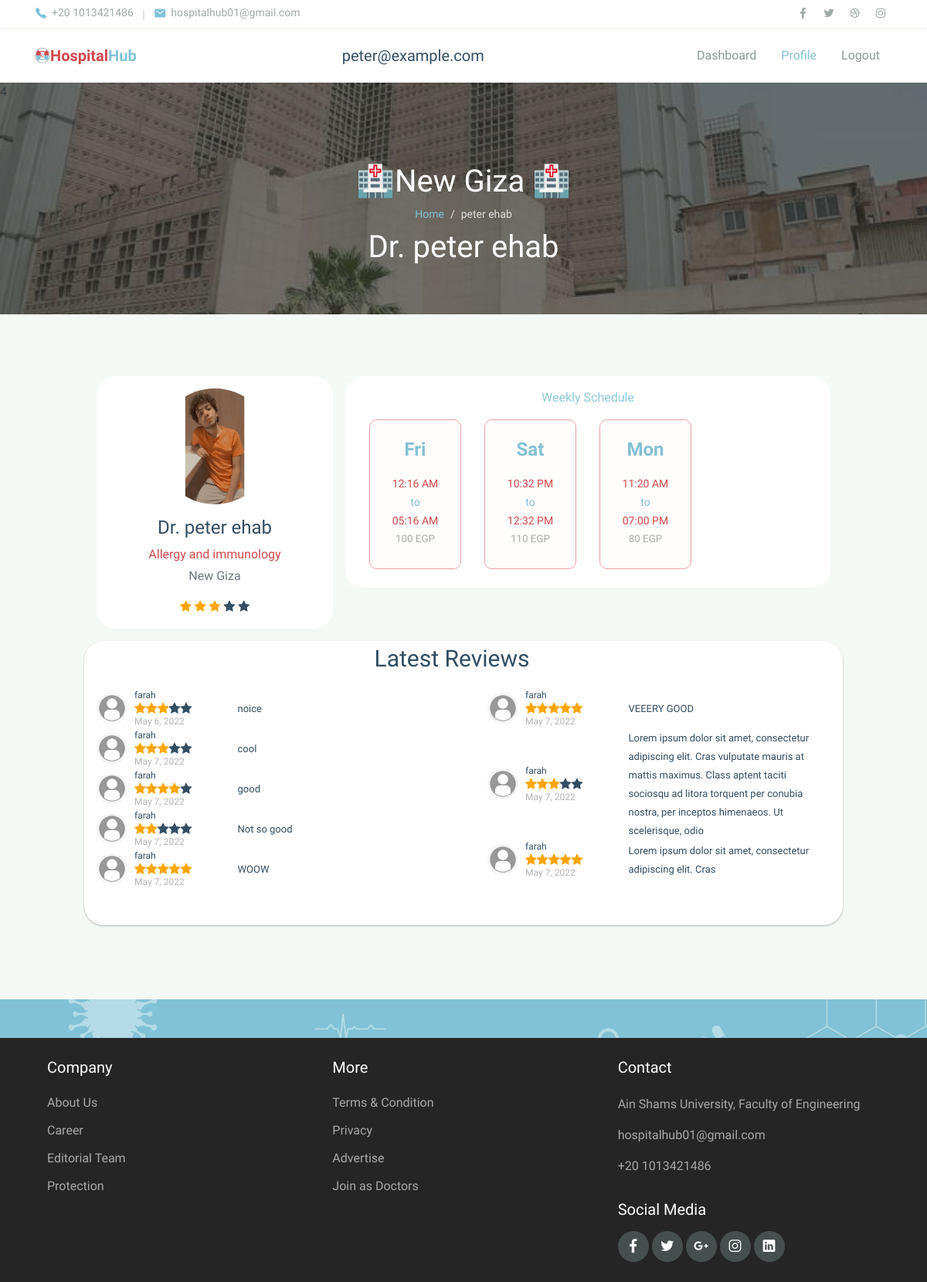
/hospital_hub/Doctor/profile (signed in), run on an earlier commit of the app's database.
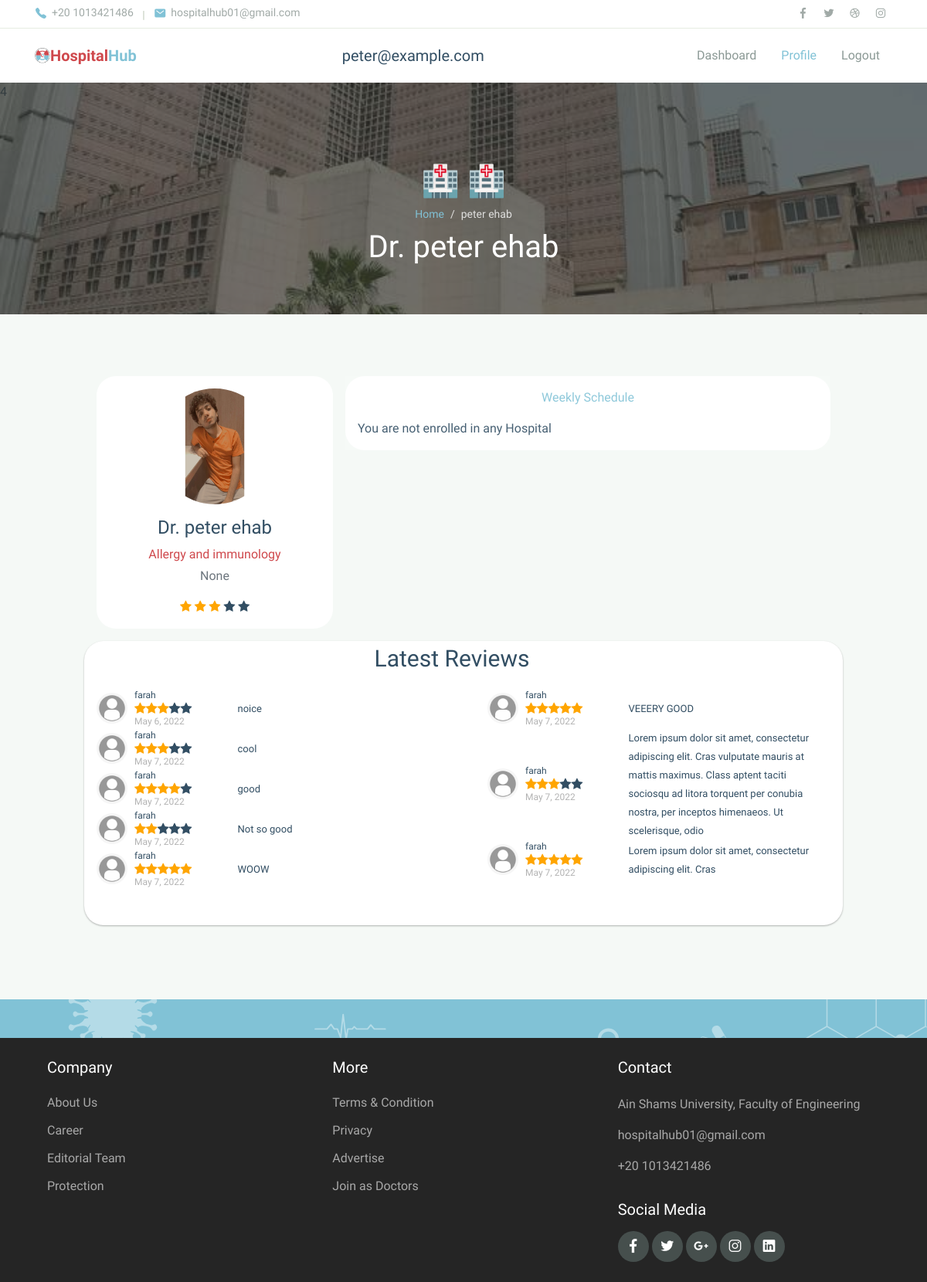
And on a later commit of the database.
### hospital_hub/models.py (models this page shows, shortened)
class Hospital(models.Model):
    name = models.CharField(max_length=100)
    city = models.ForeignKey(City, on_delete=models.PROTECT, null=True)
    specialities = models.ManyToManyField(Speciality, blank=True, null=True)
    image = models.ImageField(
        upload_to="media/", null=True, default="media/no_hospital_img.png")
    def __str__(self):
        return self.name

class Schedule(models.Model):
    day = models.CharField(max_length=50)
    doctor = models.ForeignKey(
        Doctor, on_delete=models.CASCADE, related_name="dailyschedule")
    start_time = models.TimeField()
    end_time = models.TimeField()
    price = models.IntegerField()
    patient_count = models.IntegerField()

class Review(models.Model):
    doctor = models.ForeignKey(
        Doctor, on_delete=models.CASCADE, related_name="my_reviews")
    patient = models.ForeignKey(
        Patient, on_delete=models.CASCADE, related_name="my_comments")
    comment = models.TextField()
    rating = models.IntegerField(
        default=Rating.EXCELLENT, choices=Rating.choices)
    created_at = models.DateTimeField(auto_now_add=True)

class Patient(models.Model):
    my_account = models.ForeignKey(
        User, on_delete=models.CASCADE, related_name="my_patient")

class User(AbstractBaseUser):
    username = models.CharField(max_length=255, unique=True)
    email = models.EmailField(
        verbose_name='email address', max_length=255, unique=True)
    full_name = models.CharField(max_length=255, blank=True, null=True)
    phone_number = models.IntegerField()
    city = models.ForeignKey(City, on_delete=models.PROTECT, null=True)
    owner = models.BooleanField(default=False)  # can login
    admin = models.BooleanField(default=False)  # staff user non superuser
    doctor = models.BooleanField(default=False)  # superuser
    patient = models.BooleanField(default=False)  # superuser
    staff = models.BooleanField(default=False)  # necessary
    age   =models.IntegerField(null=True,blank=True)
    created_at = models.DateTimeField(auto_now_add=True,null=True,blank=True)
    image = models.ImageField(
        default="media/no_profile_img.png", upload_to="media/")
    USERNAME_FIELD = 'username'  # username
    EMAIL_FIELD = 'email'  # Email
    REQUIRED_FIELDS = ['email', 'full_name', 'phone_number']
    objects = UserManager()
    @property
    def is_doctor(self):
        return self.doctor

### hospital_hub/views.py (the view)
# urls.py: path('Doctor/profile', views.Doctor.DoctorProfile, name='doctor_profile'),
    def DoctorProfile(request):
        if not request.user.is_authenticated:
            return HttpResponseRedirect(reverse('login'))
        elif not request.user.is_doctor:
            logout(request)
            return HttpResponseRedirect(reverse('login'))
        doc_account = request.user
        doctor = DoctorModel.objects.filter(my_account=request.user).first()
        days = [ 'Monday',
                'Tuesday', 'Wednesday', 'Thursday', 'Friday','Saturday', 'Sunday']
        hospital = doctor.hospital
        reviews = doctor.my_reviews.all()
        schedules = doctor.dailyschedule.all()
        schedule_abbreviation = []
        total_reviews = 0
        reviews_left = []
        reviews_right = []
        for i in range(reviews.count()):
            print(reviews.count())
            total_reviews += reviews[i].rating
            if i <= reviews.count()/2:
                reviews_left.append(reviews[i])
            else:
                reviews_right.append(reviews[i])
        if reviews.count():
            total_reviews = int(total_reviews/reviews.count())
        for schedule in schedules:
            schedule_abbreviation.append([schedule, schedule.day[0:3]])
        empty_days = []
        for day in days:
            dne = True
            for schedule in schedules:
                if schedule.day == day:
                    dne = False
                    break
            if dne == True:
                empty_days.append(day)
        if request.method == "POST":
            pass
        else:
            return render(request, "hospital_hub/Doctor/doctor_profile.html", {
                "doctor": doctor,
                "hospital": hospital,
                "schedules": schedule_abbreviation,
                "reviews": reviews,
                "reviews_left":reviews_left,
                "reviews_right":reviews_right,
                "total_reviews":total_reviews,
            })

### hospital_hub/models.py (called while the page is built)
    def __str__(self):
        return self.name

### hospital_hub/templates/hospital_hub/Doctor/doctor_profile.html (shortened to what the changed rows need)
{%extends 'hospital_hub/Doctor/doctor_layout.html'%}
{%load static%}
{%block body%}
<link rel="stylesheet" href="https://cdnjs.cloudflare.com/ajax/libs/font-awesome/4.7.0/css/font-awesome.min.css">
   <link rel="stylesheet" href="{%static 'hospital_hub/assets/css/doctor_profile.css'%}"/>
  <div class="page-banner overlay-dark bg-image" style="background-image: url(../../../static/hospital_hub/assets/img/bg_image_1.jpg);">4
    <div class="banner-section">
      <div class="container text-center wow fadeInUp">
        <h1 class="font-weight-normal">🏥{%if hospital%}{{hospital}}{%endif%} 🏥</h1>
        <nav aria-label="Breadcrumb">
          <ol class="breadcrumb breadcrumb-dark bg-transparent justify-content-center py-0 mb-2">
          </ol>
        </nav>
        <h1 class="font-weight-normal">Dr. {{user.full_name}} </h1>
      </div>
    </div>
  </div>
  <div class="page-section bg-light">
    <div class="container">
      <div class="row justify-content-center">
        <div class="col-lg-10">
          <div class="row" style="display:block" >
            <div class="row gutters-sm">
              <div class="col-md-4 mb-3">
                <div class="card ">
                  <div class="card-body">
                    <div class="d-flex flex-column align-items-center text-center">
                      <div class="mt-3">
                        <h4 style="font-size:auto;">Dr. {{user.full_name}}</h4>
                        <p class="text-secondary mb-1">{{doctor.speciality}}</p>
                        <p class="text-muted font-size-sm">{{hospital}}</p>
                           <div class="row align-items-center" style="margin:auto; display:block;">
                         {% for i in '01234'|make_list %}
                                  {%if forloop.counter <= total_reviews%}
                                  <span class="fa fa-star checked"></span>
                                  {%else%}
                                  <span class="fa fa-star "></span>
                                  {%endif%}
                            {% endfor %}
                        </div>
                      </div>
                    </div>
                  </div>
                </div>
              </div>
              <div class="col-md-8 ">
                <div class="card mb-3">
                  <div class="card2-body test">
                    <section id="working-time" class="working-time">
                            <div class="container">
                                <div class="row">
                                    {%if doctor.is_employed %}
                                    {%for schedule,abbreviation in schedules %}
                                       <div class="col-3 col-sm-3 col-md-3 col-lg-3 mb-2">
                                        <div class="time-panel">
                                            <h3>{{abbreviation}}</h3>
                                            <ul class="list-unstyled mb-0">
                                                <li style="color:#CF484C;" >{{schedule.start_time|time:"h:i A"}}</li>
                                                <li style="color:#81C2D6;">to</li>
                                                <li style="color:#CF484C;">{{schedule.end_time|time:"h:i A"}}</li>
                                                <li style="color:#AAAAAA; font-size:smaller">{{schedule.price}} EGP </li>
                                            </ul>
                                        </div>
                                    </div>
                                    {%endfor%}
                                    {% else %}
                                    <div> You are not enrolled in any Hospital </div>
                                    {% endif %}
                                </div>
                            </div>
                        </section>
                  </div>
                </div>
                  </div>
                        <div class="row gutters-sm mb-3" style="background:white;  box-shadow: 0 1px 3px 0 rgba(0,0,0,.1), 0 1px 2px 0 rgba(0,0,0,.2); border-radius:25px;">
                            <div class="row">
                                <div class="col-6" style="padding:0px;">
                                    <div class="col-12 mb-3">
                                        <div class="card h-100">
                                            <div class="card-body" style="width:100%;">
                                                {%for review in reviews_left%}
                                                <div class="row align-items-center">
                                                    <div class="col-2">
                                                        <img src="{{review.patient.my_account.image.url}}" alt="UserProfile" class="rounded-circle" width="40">
                                                    </div>
                                                    <div class="col-3" style="padding-left:0px">
                                                        <div class="row">
                                                            <span style="font-size:12px; text-align:left; "> {{review.patient.my_account.username}} </span>
                                                        </div>
                                                        <div class="row">
                                                            {% for i in '01234'|make_list %}
                                                            {%if forloop.counter <= review.rating %}
                                                            <span class="fa fa-star checked"></span>
                                                            {%else%}
                                                            <span class="fa fa-star "></span>
                                                            {%endif%}
                                                            {% endfor %}
                                                        </div>
                                                        <div class="row">
                                                            <span style="font-size:12px; text-align:left; color: rgba(0,0,0,0.3)"> {{review.created_at.date}} </span>
                                                        </div>
                                                    </div>
                                                    <div class="col-6" style="padding:0px">
                                                        <span style="font-size:13px; text-align:left; ">
                                                            {{review.comment}}
                                                        </span>
                                                    </div>
                                                </div>
                                                {%endfor%}
                                            </div>
                                        </div>
                                    </div>
                                </div>
                                <div class="col-6" style="padding:0px;width:900px">
                                    <div class="col-12 mb-3">
                                        <div class="card h-100">
                                            <div class="card-body" style="width:100%;">
                                                {%for review in reviews_right%}
                                                <div class="row align-items-center">
                                                    <div class="col-2">
                                                        <img src="{{review.patient.my_account.image.url}}" alt="UserProfile" class="rounded-circle" width="40">
                                                    </div>
                                                    <div class="col-3" style="padding-left:0px">
                                                        <div class="row">
                                                            <span style="font-size:12px; text-align:left; "> {{review.patient.my_account.username}} </span>
                                                        </div>
                                                        <div class="row">
                                                            {% for i in '01234'|make_list %}
                                                            {%if forloop.counter <= review.rating %}
                                                            <span class="fa fa-star checked"></span>
                                                            {%else%}
                                                            <span class="fa fa-star "></span>
                                                            {%endif%}
                                                            {% endfor %}
                                                        </div>
                                                        <div class="row">
                                                            <span style="font-size:12px; text-align:left; color: rgba(0,0,0,0.3)"> {{review.created_at.date}}  </span>
                                                        </div>
                                                    </div>
                                                    <div class="col-6" style="padding:0px">
                                                        <span style="font-size:13px; text-align:left; ">
                                                            {{review.comment}}
                                                        </span>
                                                    </div>
                                                </div>
                                                {%endfor%}
                                            </div>
                                        </div>
                                    </div>
                                </div>
                            </div>
                        </div>
              </div>
            </div>
          </div>
        </div>
      </div>
    </div>
   <link rel="stylesheet" href="{%static 'hospital_hub/assets/css/doctor_profile.css'%}"/>
{%endblock%}

What changed in the data, as far as the page shows it:
no longer on this page (row unchanged): Hospital: name "New Giza"
removed Schedule: abbreviation "Fri", start_time "12:16 AM", end_time "05:16 AM", price "100"
removed Schedule: abbreviation "Sat", start_time "10:32 PM", end_time "12:32 PM", price "110"
removed Schedule: abbreviation "Mon", start_time "11:20 AM", end_time "07:00 PM", price "80"
changed Doctor "Allergy and immunology": is_employed True → False (drawn)
Also different on the page:
{{ hospital }}: (not shown) → "None"
text now shown: "You are not enrolled in any Hospital"
